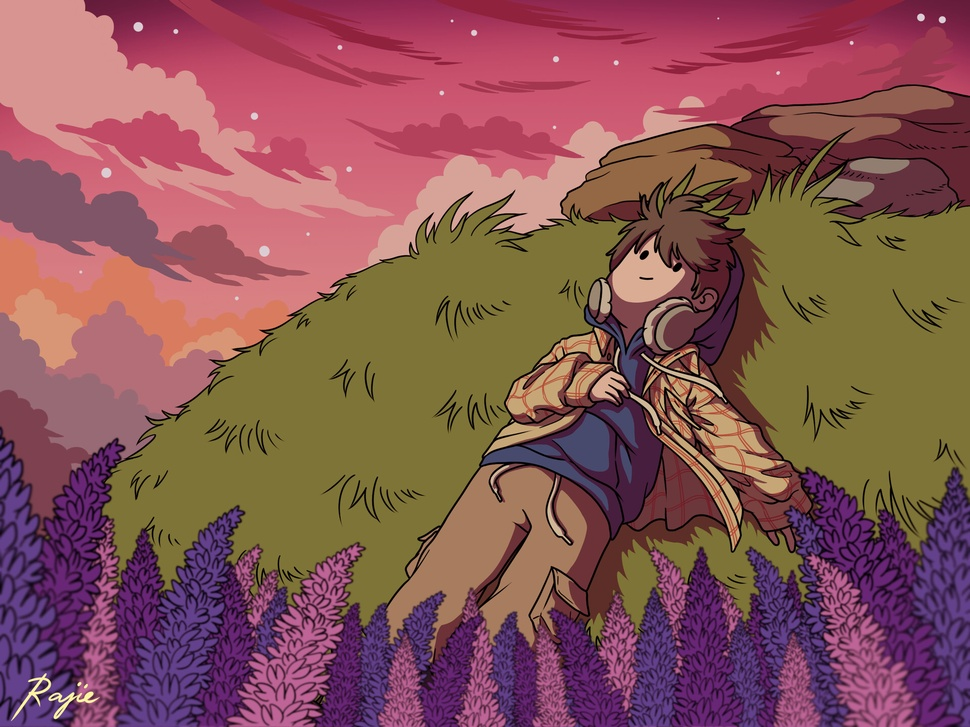
#> input picture sourcedata/boy.jpg, 970 x 727 px, shrunk from 1920 x 1440 before the run
$ python main.py
#> lines starting #> are read from the running program, lines starting #| are printed output that depends on the picture; after the words box and inside, x2 and y2 are one past the last pixel; in counts of white or black regions, pixels touching at a corner belong together
### createborder.py
import numpy as np
import os
from PIL import Image


# [15 lines left out: function reflectborder, not called in this run]


def copyedge(image, bwidth):
    img = np.array(image)
    height, width, _ = img.shape
    resimg = np.zeros((height + 2 * bwidth, width + 2 * bwidth, 3), dtype=np.uint8)
    resimg[bwidth:height + bwidth, bwidth:width + bwidth] = img
    for i in range(bwidth):
        resimg[i, bwidth:width + bwidth] = img[0, :]
        resimg[height + bwidth + i, bwidth:width + bwidth] = img[height - 1, :]
        resimg[bwidth:height + bwidth, i] = img[:, 0]
        resimg[bwidth:height + bwidth, width + bwidth + i] = img[:, width - 1]
    resimg[:bwidth, :bwidth] = img[0, 0]
    resimg[:bwidth, width + bwidth:] = img[0, width - 1]
    resimg[height + bwidth:, :bwidth] = img[height - 1, 0]
    resimg[height + bwidth:, width + bwidth:] = img[height - 1, width - 1]
    return Image.fromarray(resimg)


# [16 lines left out: function wraparound, not called in this run]


# [7 lines that do not run on import are left out]

### main.py
from typing import *
from matplotlib import pyplot as plt
import numpy as np
from PIL import Image
from createborder import reflectborder
from createborder import wraparound
from createborder import copyedge


def Gaussformula(size: int, sigma: float) -> List[List[int]]:
#> called with size = 5, sigma = 40
    halfleght = size // 2
    res = [[] for i in range(size)]
    for i in range(-halfleght, halfleght + 1):
        for j in range(-halfleght, halfleght + 1):
            res[i + halfleght].append(1 / (2 * np.pi * sigma ** 2) * np.exp(-(i ** 2 + j ** 2) / (2 * sigma ** 2)))
    total = sum(sum(res, []))
    for i in range(size):
        for j in range(size):
            res[i][j] /= total
    return np.array(res)


def fileter(cortex, image: Image.Image):
    rchannel: np.ndarray
    gchannel: np.ndarray
    bchannel: np.ndarray
    rchannel, gchannel, bchannel = map(np.array, image.split())
    length = cortex.shape[0]
    halflength = length // 2
    height, width = rchannel.shape
    resimg = np.zeros((height - length + 1, width - length + 1, 3), dtype=np.uint8)
    for i in range(halflength, height - halflength):
        if (i % 100 == 0):
            print(i)
        for j in range(halflength, width - halflength):
            resimg[i - halflength, j - halflength, 0] = np.sum(
                rchannel[i - halflength:i + halflength + 1, j - halflength:j + halflength + 1] * cortex)
            resimg[i - halflength, j - halflength, 1] = np.sum(
                gchannel[i - halflength:i + halflength + 1, j - halflength:j + halflength + 1] * cortex)
            resimg[i - halflength, j - halflength, 2] = np.sum(
                bchannel[i - halflength:i + halflength + 1, j - halflength:j + halflength + 1] * cortex)
    return Image.fromarray(resimg)


if __name__ == "__main__":
    # Size must be odd !
    size = 5
    sigma = 40
    cortex = np.array(Gaussformula(size, sigma))

    x, y = np.meshgrid(np.arange(size), np.arange(size))
    fig = plt.figure()
    ax = fig.add_subplot(111, projection='3d')
    surf = ax.plot_surface(x, y, cortex, cmap='coolwarm')
    plt.show()
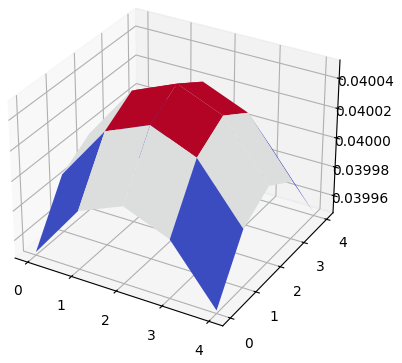
#> figure drawn by matplotlib, 1 panel

    # Read image
    image = Image.open('./sourcedata/boy.jpg').convert('RGB')
#> image is the input picture: PIL image 970x727 RGB; mean R, G, B 136.2, 84.9, 85.8
    print(f"Total height is {image.size[0]},is processing: ")
#| Total height is 970,is processing:

    # image = reflectborder(image, size // 2)
    image = copyedge(image, size // 2)
#> in copyedge, `resimg[bwidth:height + bwidth, bwidth:width + bwidth] = img`:
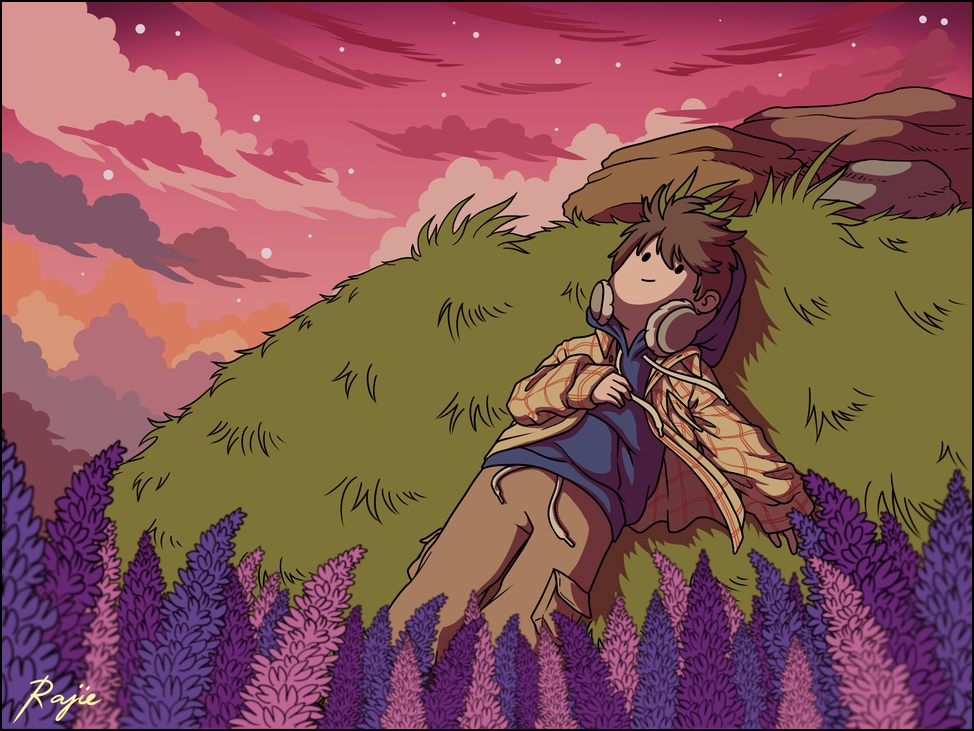
#> resimg: shape (731, 974, 3); mean R, G, B 134.9, 84.1, 84.9
#> after the loop in copyedge, `for i in range(bwidth):`:
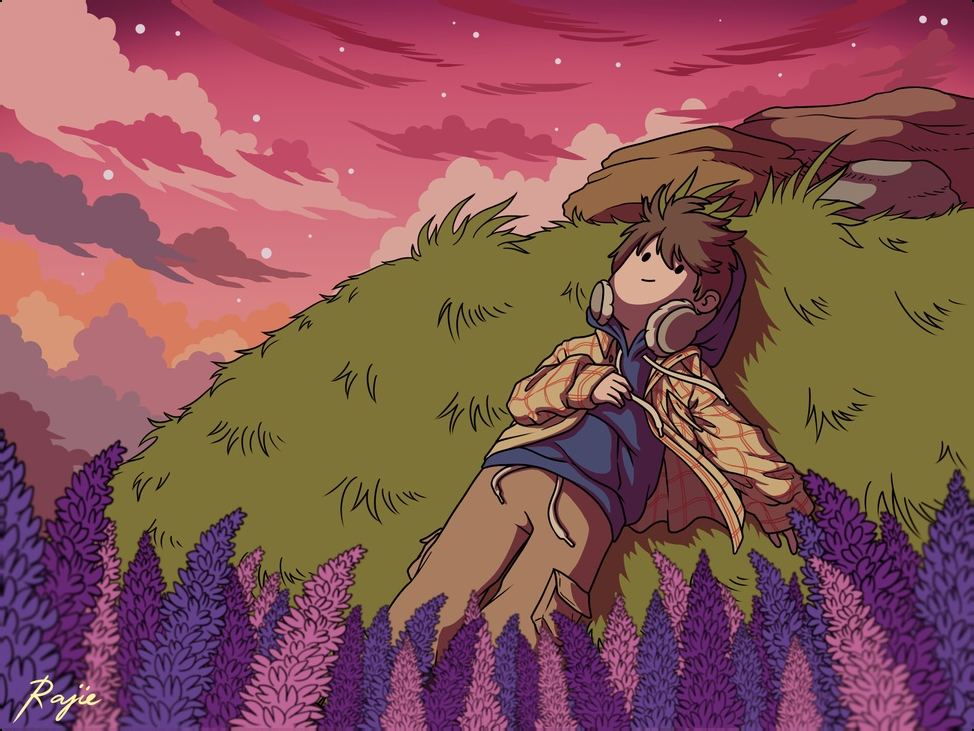
#> resimg: shape (731, 974, 3); 0.95% of pixels changed, all inside (x1, y1, x2, y2) = (0, 0, 974, 731)
#> in copyedge, `resimg[:bwidth, :bwidth] = img[0, 0]`: resimg: shape (731, 974, 3); under 0.01% of pixels changed, all inside (x1, y1, x2, y2) = (0, 0, 2, 2)
#> in copyedge, `resimg[:bwidth, width + bwidth:] = img[0, width - 1]`: resimg: shape (731, 974, 3); mean R, G, B 136.1, 84.7, 85.9
#> in copyedge, `resimg[height + bwidth:, :bwidth] = img[height - 1, 0]`: resimg: shape (731, 974, 3); mean R, G, B 136.1, 84.7, 85.9
#> in copyedge, `resimg[height + bwidth:, width + bwidth:] = img[height - 1, width - 1]`: resimg: shape (731, 974, 3); mean R, G, B 136.1, 84.7, 85.9
    # image = wraparound(image, size // 2)

    resimg = fileter(cortex, image)
#> in fileter, `rchannel, gchannel, bchannel = map(np.array, image.split())`:
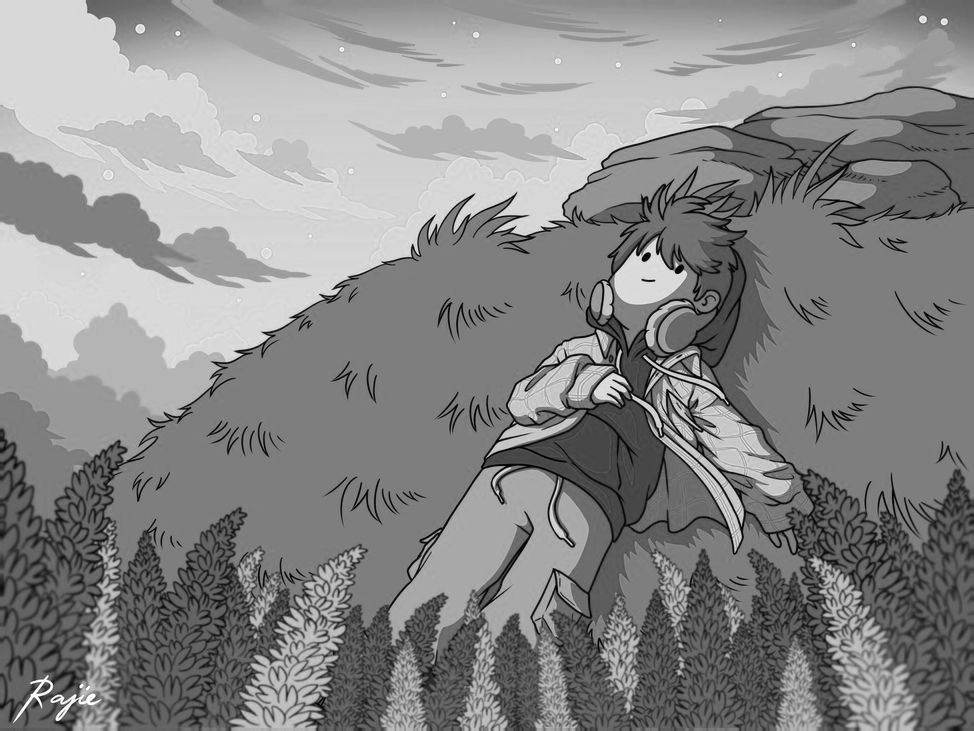
#> rchannel: shape (731, 974); min 0, max 255, mean 136.1
#> in fileter, `rchannel, gchannel, bchannel = map(np.array, image.split())`:
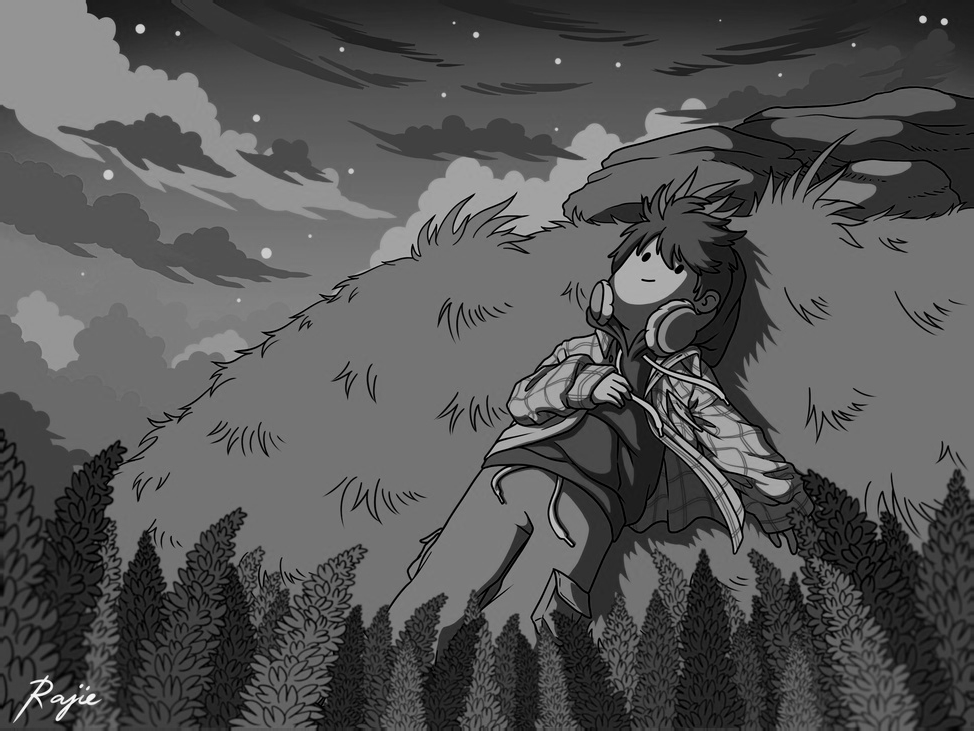
#> gchannel: shape (731, 974); min 0, max 251, mean 84.7
#> in fileter, `rchannel, gchannel, bchannel = map(np.array, image.split())`:
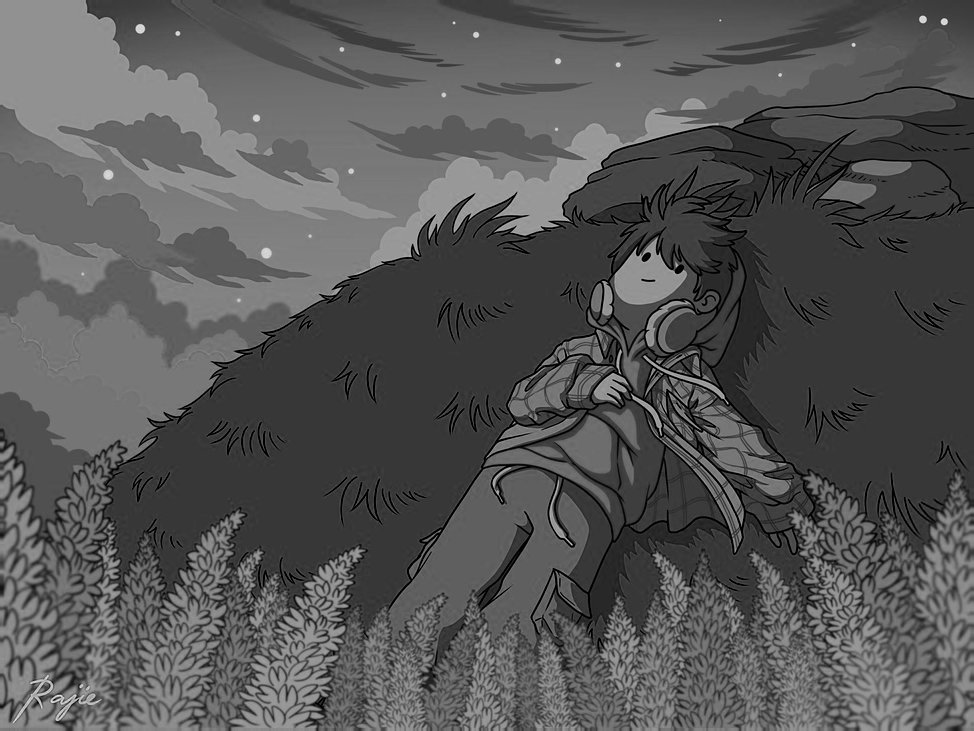
#> bchannel: shape (731, 974); min 0, max 229, mean 85.9
    # resimg.save(f"./output/size{size}sigma{sigma}wraparound.png")
    # resimg.save(f"./output/size{size}sigma{sigma}copyedge.png")
    resimg.save(f"./output/size{size}sigma{sigma}reflectborder.png")
